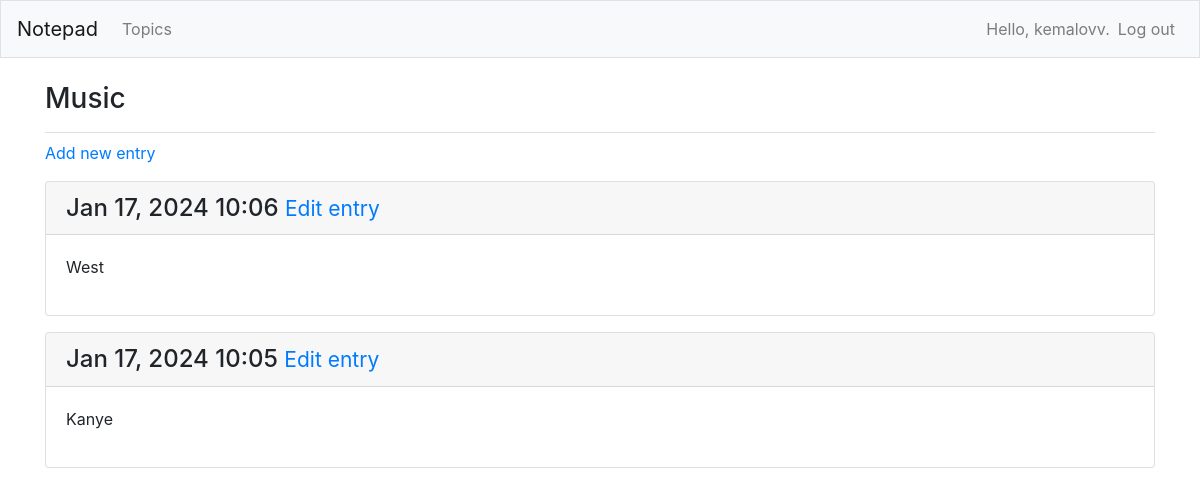
/topics/7/ (signed in), run on the app's committed database.
### notepad/models.py (models this page shows, shortened)
class Topic(models.Model):
    text = models.CharField(max_length=200)
    date_added = models.DateTimeField(auto_now_add=True)
    owner = models.ForeignKey(User, on_delete=models.CASCADE)
    def __str__(self):
        return self.text

class Entry(models.Model):
    topic = models.ForeignKey(Topic, on_delete=models.CASCADE)
    text = models.TextField()
    date_added = models.DateTimeField(auto_now_add=True)
    class Meta:
        verbose_name_plural = "entries"

### notepad/views.py (the view)
# urls.py: path('topics/<int:topic_id>/', views.topic, name='topic'),
@login_required
def topic(request, topic_id):
    topic = Topic.objects.get(id=topic_id)
    check_topic_owner(request, topic)
    entries = topic.entry_set.order_by('-date_added')
    context = {'topic': topic, 'entries': entries}
    return render(request, 'notepad/topic.html', context)

### notepad/views.py (called while the page is built)
def check_topic_owner(request, topic):
    if topic.owner != request.user:
        raise Http404

### notepad/templates/notepad/topic.html (shortened to what this page needs)
<!DOCTYPE html>
<html lang="en">
<head>
</head>
<body>
{% extends "notepad/base.html" %}
{% block page_header %}
<h3>{{ topic }}</h3>
{% endblock page_header %}
{% block content %}
<p>
  <a href="{% url 'notepad:new_entry' topic.id %}">Add new entry</a>
</p>
    {% for entry in entries %}
      <div class="card mb-3">
        <h4 class="card-header">
        {{ entry.date_added|date:'M d, Y H:i' }}
          <small><a href="{% url 'notepad:edit_entry' entry.id %}">Edit entry</a></small>
      </h4>
        <div class="card-body">
          {{ entry.text|linebreaks }}
        </div>
      </div>
    {% empty %}
      <p>There are no entries for this topic yet</p>
    {% endfor %}
{% endblock content %}

### notepad/templates/notepad/base.html (shortened to what this page needs)
{% load bootstrap4 %}
<!DOCTYPE html>
<html lang="en">
<head>
  {% bootstrap_css %}
</head>
<body>
  <nav class="navbar navbar-expand-md navbar-light bg-light mb-4 border">
       <a class="navbar-brand" href="{% url 'notepad:index' %}">Notepad</a>
  <div class="collapse navbar-collapse" id="navbarCollapse">
    <ul class="navbar-nav mr-auto">
      <li class="nav-item">
        <a class="nav-link" href="{% url 'notepad:topics' %}">Topics</a></li>
    </ul>
    <ul class="navbar-nav ml-auto">
      {% if user.is_authenticated %}
      <li class="nav-item">
      <span class="navbar-text">Hello, {{ user.username }}.</span>
      </li>
      <li class="nav-item">
      <a class="nav-link" href="{% url 'users:logout' %}">Log out</a>
      </li>
      {% else %}
      <li class="nav-item">
      <a class="nav-link" href="{% url 'users:register' %}">Register</a>
      </li>
      <li class="nav-item">
        <a class="nav-link" href="{% url 'users:login' %}">Log in</a></li>
      {% endif %}
    </ul>
  </div>
  </nav>
<main role="main" class="container">
  <div class="pb-2 mb-2 border-bottom">
    {% block page_header %}{% endblock page_header %}
  </div>
  <div>
    {% block content %}{% endblock content %}
  </div>
</main>
</body>
</html>

### data on the page
Topic: text "Music"
Entry: date_added "Jan 17, 2024 10:06", text "West"
Entry: date_added "Jan 17, 2024 10:05", text "Kanye"

### other printed values
{{ user.username }} "kemalovv"
